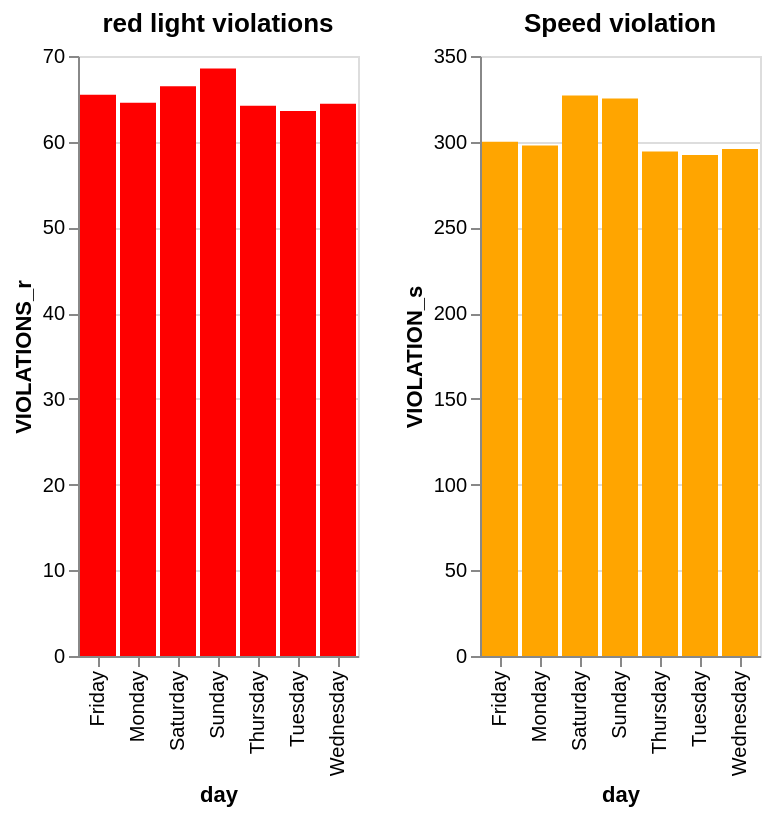

The specification (Vega-Lite) saved for this image:
### Vega-Lite specification from a JSON file in a GitHub repository (floating-point values rounded to 4 significant figures)
{"config": {"view": {"continuousWidth": 400, "continuousHeight": 300}}, "hconcat": [{"mark": "bar", "encoding": {"color": {"value": "red"}, "x": {"field": "day", "type": "ordinal"}, "y": {"field": "VIOLATIONS_r", "type": "quantitative"}}, "title": "red light violations"}, {"mark": "bar", "encoding": {"color": {"value": "orange"}, "x": {"field": "day", "type": "ordinal"}, "y": {"field": "VIOLATION_s", "type": "quantitative"}}, "title": "Speed violation"}], "data": {"name": "data-0bb7bebef1df33ea1a710c8b55eac852"}, "$schema": "https://vega.github.io/schema/vega-lite/v5.json", "datasets": {"data-0bb7bebef1df33ea1a710c8b55eac852": [{"day": "Friday", "VIOLATIONS_r": 65.49, "VIOLATION_s": 299.9}, {"day": "Monday", "VIOLATIONS_r": 64.54, "VIOLATION_s": 297.8}, {"day": "Saturday", "VIOLATIONS_r": 66.48, "VIOLATION_s": 326.9}, {"day": "Sunday", "VIOLATIONS_r": 68.53, "VIOLATION_s": 325.2}, {"day": "Thursday", "VIOLATIONS_r": 64.19, "VIOLATION_s": 294.2}, {"day": "Tuesday", "VIOLATIONS_r": 63.59, "VIOLATION_s": 292.3}, {"day": "Wednesday", "VIOLATIONS_r": 64.44, "VIOLATION_s": 295.8}]}}
